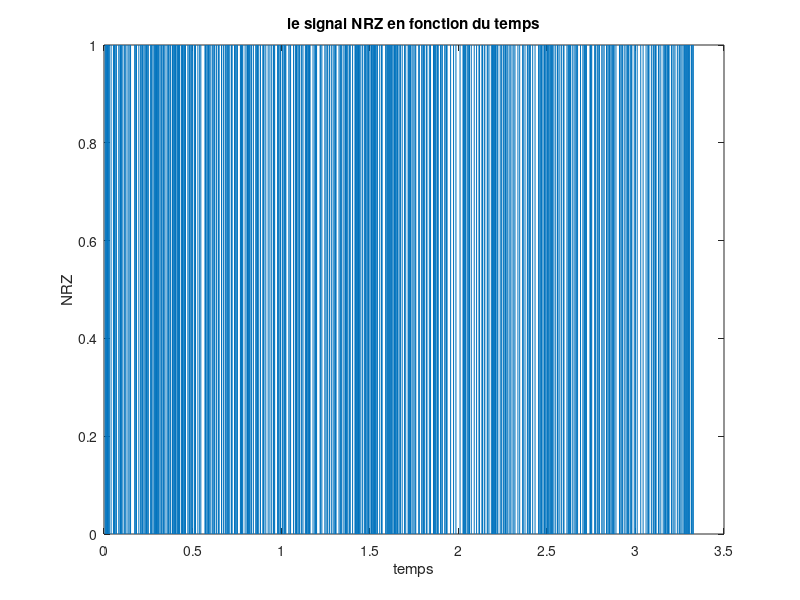
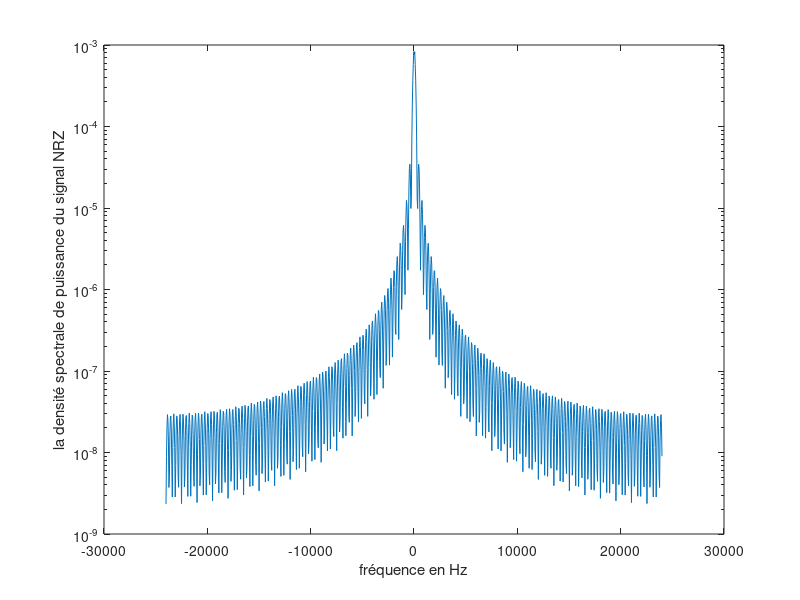
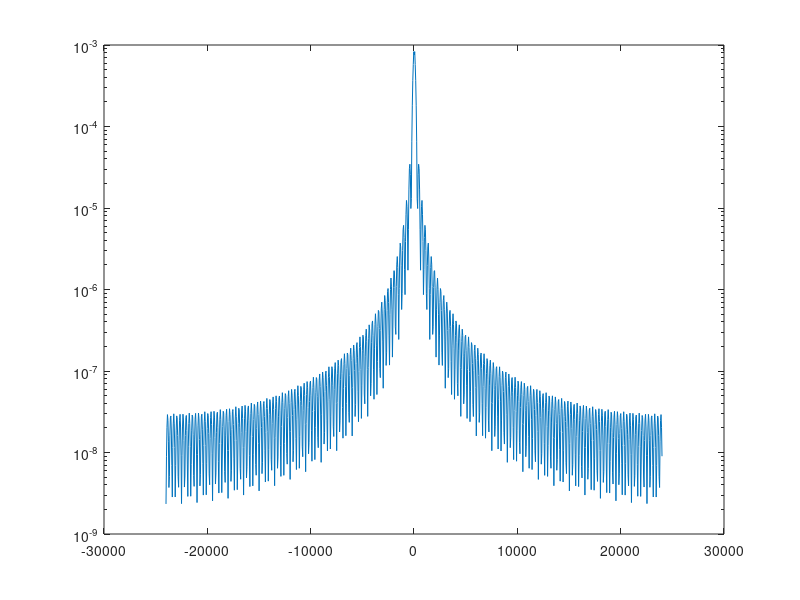

Reproduce these figures in MATLAB, in order. (Note: this script raises an error after producing the figures.)
clc;
clear all;
close all;

% Constantes
F0=1180;
F1=980;


Fe=48000; % frequence d'echantionnage
Te=1/Fe;  % periode d'echantionnage
Rb=300;
Ts=1/Rb;
Ns=floor(Ts/Te); %nombre d'echantillon
phi0=rand*2*pi;  %variable aleatoire uniformement reparties sur [0.2pi]
phi1=rand*2*pi;%variable aleatoire uniformement reparties sur [0.2pi]



%generation de l'information binaire a transmettre 

nb_bits=1000;
bits=randi([0,1],1,nb_bits);  %dans le cas fichier load fichieri


%PARTIE 3  : Modem de fréquence
   %3.1:Génération du signal NRZ

       %Q1:Génération du signal NRZ
NRZ=kron(bits,ones(1,Ns)); %signal de type NRZ unipolaire formé à partir de la suite de bits à transmettre
      
       %Q2:tracage du signal NRZ

       
N=length(NRZ);
t=[0:Te:(N-1)*Te];
figure(1)
plot(t,NRZ);
xlabel('temps');
ylabel('NRZ');
title('le signal NRZ en fonction du temps')


       %Q3:la densité spectrale de puissance du signal NRZ
DSP=pwelch(NRZ,[],[],[],Fe,'twosided'); %estimation de la densité spectrale de puissance du signal NRZ
f=linspace(-Fe/2,Fe/2,length(DSP));
figure(2)
semilogy(f,fftshift(DSP));  %tracage de la densité spectrale de puissance du signal NRZ estime 
xlabel("fréquence en Hz");
ylabel("la densité spectrale de puissance du signal NRZ");

       %Q4:comparaison entre la densité spectrale de puissance estimée et théorique

figure(3)
semilogy(f,fftshift(DSP));  hold on;
Snrz=(Ts/4)*(sinc(Ts*f).^2)+(1/4)*dirac(f); %densité spectrale de puissance théorique
semilogy(f,Snrz);
legend('DSP','Snrz')
xlabel("fréquence en Hz");
ylabel("la densité spectrale de puissance du signal NRZ");



   %3.2:Génération du signal modulé en fréquence

       %Q1: génération du signal modulé en fréquence
x0=(1-NRZ).*cos(2*pi*F0*t+phi0);
x1=NRZ.*cos(2*pi*F1*t+phi1);
x=x0+x1;  %Le signal modulé en fréquence x(t)

       %Q2:Tracage du signal x(t) avec une échelle temporelle en secondes
figure(4)
plot(t,x); %tracage du signal modulé en fréquence 
xlabel("temps en s");
ylabel("Signal modulé en fréquence");
title("le signal x(t) avec une échelle temporelle en secondes ");

     %Q4:la densité spectrale de puissance du signal x(t)

figure(5)
DSPx=pwelch(x,[],[],[],Fe,'twosided');%estimation de la densité spectrale de puissance du signal modulé en fréquence
f=linspace(-Fe/2,Fe/2,length(DSPx));
semilogy(f,fftshift(abs(DSPx)));
xlabel("fréquence en Hz");
ylabel("la densité spectrale de puissance du signal x(t)");
title("densité spectrale de puissance du signal x(t) avec une échelle temporelle en s");

%partie 4:Canal de transmission à bruit additif, blanc et Gaussien


Px=mean(abs(x).^2); %puissance du signal module en frequence 
SNRdb=50;  %rapport signal sur bruit
Pb=Px/(10^(SNRdb/10)); % la puissance du bruit ajouté
sigma=sqrt(Pb);
bruit=sigma*randn(1,N);  % N=length(NRZ)
figure(6)
signal_final=x+bruit;
plot(t,signal_final); %tracage du signal final
xlabel("temps en s");
ylabel("le signal bruité");
title("le signal bruité en fonction du temps");


%PARTIE 6: DEMODULATION DE FREQUENCE ADAPTE A LA NORME V21
     %6.1:Contexte de synchronisation idéale

h0=signal_final.*cos(2*pi*F0*t+phi0); 
h1=signal_final.*cos(2*pi*F1*t+phi1); 
L=length(h0)/Ns;
S0= reshape(h0,Ns,L);
integ0=sum(S0);  
S1= reshape(h1,Ns,L);
integ1=sum(S1); 
z=integ1-integ0;

%calcul taux d'erreur dans le  Contexte de synchronisation idéale
energie11=z>0;   
nbr_bits_err=zeros(1,L);
nbr_bits_err(find(energie11))=1;
erreurs= length(find(nbr_bits_err~=bits)); 
Teb_V21_synchro_ideale = erreurs/L   %taux d'erreur binaire obtenu
    